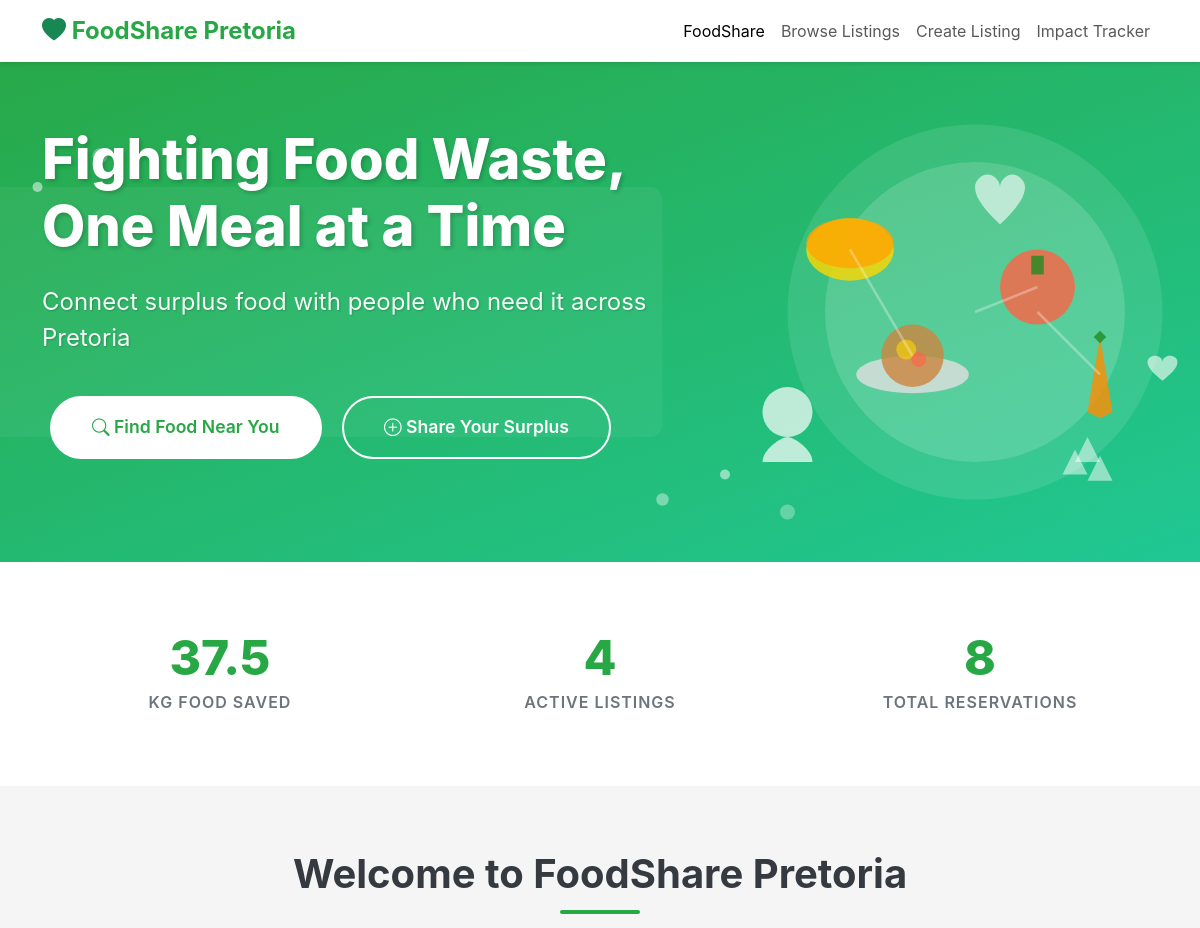
Before: / (upper part) with the older database file.
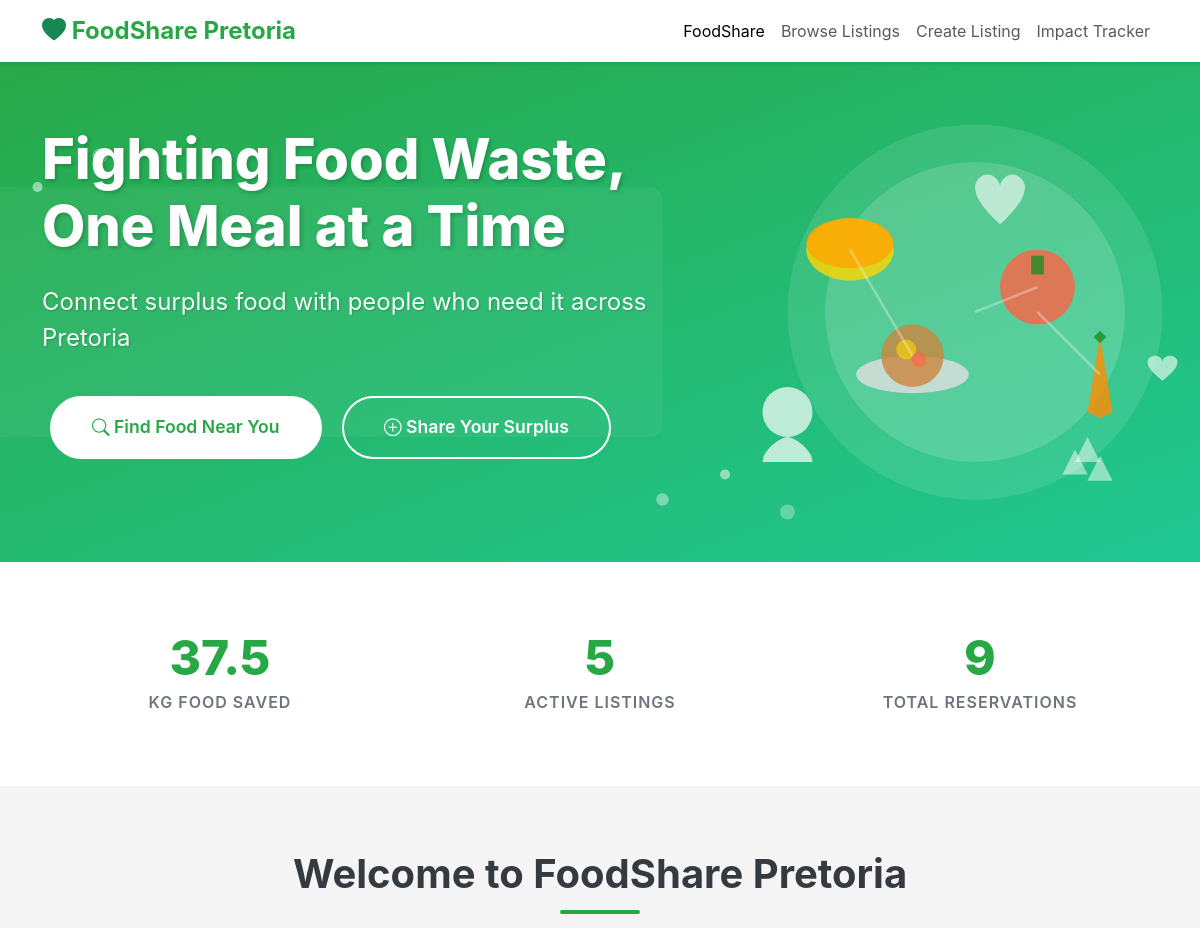
After: the same page with the newer database file.
### tables this page shows
CREATE TABLE impact_tracker (
    id INTEGER PRIMARY KEY AUTOINCREMENT,
    total_kg_saved REAL DEFAULT 0,
    total_listings INTEGER DEFAULT 0,
    total_reservations INTEGER DEFAULT 0
);

### app.py (the view)
@app.route('/')
def index():
    conn = get_db_connection()
    impact_stats = conn.execute('SELECT * FROM impact_tracker WHERE id = 1').fetchone()
    conn.close()
    return render_template('index.html', impact_stats=impact_stats)

### app.py (called while the page is built)
def get_db_connection():
    conn = sqlite3.connect(DATABASE)
    conn.row_factory = sqlite3.Row  # Access columns by name
    return conn

### templates/index.html (shortened to what this page needs)
{% extends "base.html" %}
{% block content %}
    <section class="hero-section">
        <img src="{{ url_for('static', filename='images/hero-banner.svg') }}" alt="FoodShare community connecting people to reduce food waste" class="hero-image">
        <div class="hero-content">
            <div class="container">
                <div class="row">
                    <div class="col-lg-7">
                        <h1 class="hero-title">Fighting Food Waste,<br>One Meal at a Time</h1>
                        <p class="hero-subtitle">Connect surplus food with people who need it across Pretoria</p>
                        <div class="hero-cta">
                            <a href="{{ url_for('browse_listings') }}" class="btn btn-light btn-lg">
                                <i class="bi bi-search"></i> Find Food Near You
                            </a>
                            <a href="{{ url_for('create_listing_page') }}" class="btn btn-outline-light btn-lg">
                                <i class="bi bi-plus-circle"></i> Share Your Surplus
                            </a>
                        </div>
                    </div>
                </div>
            </div>
        </div>
    </section>
    <section class="stats-section">
        <div class="container">
            <div class="row">
                <div class="col-md-4">
                    <div class="stat-item">
                        <span class="stat-number">{{ impact_stats.total_kg_saved }}</span>
                        <span class="stat-label">KG Food Saved</span>
                    </div>
                </div>
                <div class="col-md-4">
                    <div class="stat-item">
                        <span class="stat-number">{{ impact_stats.total_listings }}</span>
                        <span class="stat-label">Active Listings</span>
                    </div>
                </div>
                <div class="col-md-4">
                    <div class="stat-item">
                        <span class="stat-number">{{ impact_stats.total_reservations }}</span>
                        <span class="stat-label">Total Reservations</span>
                    </div>
                </div>
            </div>
        </div>
    </section>
    <main>
        <section class="content-section">
            <div class="container">
                <div class="row justify-content-center">
                    <div class="col-lg-10">
                        <h2 class="section-title text-center">Welcome to FoodShare Pretoria</h2>
                    </div>
                </div>
            </div>
        </section>
    </main>
{% endblock %}

Changed rows visible on the page:
changed impact_tracker: total_listings "4" → "5"; total_reservations "8" → "9"
